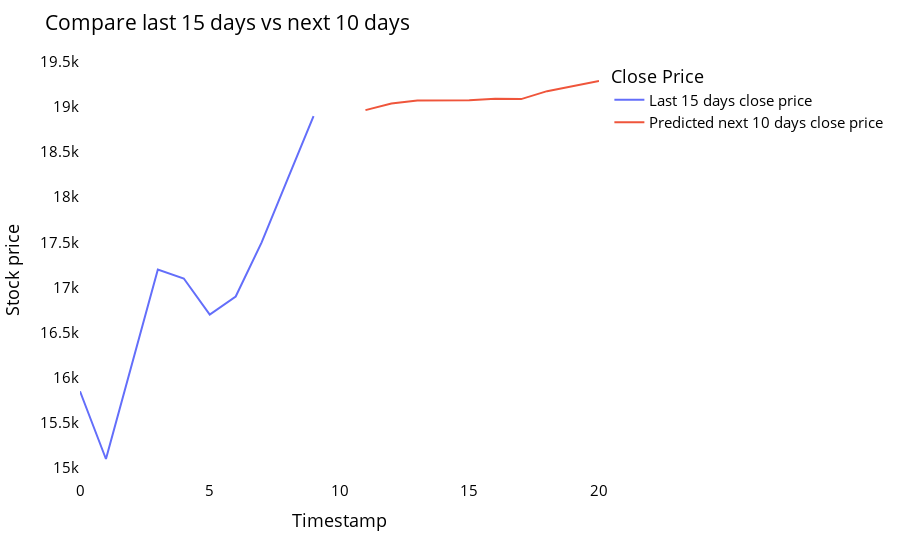

The cell this chart's notebook holds for it:
### Code cell
import copy

temp_mat = np.empty((len(last_days)+pred_days+1,1))
temp_mat[:] = np.nan
temp_mat = temp_mat.reshape(1,-1).tolist()[0]

last_original_days_value = copy.deepcopy(temp_mat)
next_predicted_days_value = copy.deepcopy(temp_mat)

last_original_days_value[0:time_step+1] = scaler.inverse_transform(closedf[len(closedf)-time_step:]).reshape(1,-1).tolist()[0]
next_predicted_days_value[time_step+1:] = scaler.inverse_transform(np.array(lst_output).reshape(-1,1)).reshape(1,-1).tolist()[0]
last_original_days_value.append(None)
names = cycle(['Last 15 days close price','Predicted next 10 days close price'])

new_pred_plot = pd.DataFrame({
    'last_original_days_value':last_original_days_value,
    'next_predicted_days_value':next_predicted_days_value
})

fig = px.line(new_pred_plot,x=new_pred_plot.index, y=[new_pred_plot['last_original_days_value'],
                                                      new_pred_plot['next_predicted_days_value']],
              labels={'value': 'Stock price','index': 'Timestamp'})
fig.update_layout(title_text='Compare last 15 days vs next 10 days',
                  plot_bgcolor='white', font_size=15, font_color='black',legend_title_text='Close Price')
fig.for_each_trace(lambda t:  t.update(name = next(names)))

fig.update_xaxes(showgrid=False)
fig.update_yaxes(showgrid=False)
fig.show()

### Figure 1 — Plotly figure (JSON) as saved in the notebook; plotly's stock layout.template omitted (floating-point values rounded to 4 significant figures)
{"data": [{"hovertemplate": "variable=last_original_days_value<br>Timestamp=%{x}<br>Stock price=%{y}<extra></extra>", "legendgroup": "last_original_days_value", "line": {"color": "#636efa", "dash": "solid"}, "marker": {"symbol": "circle"}, "mode": "lines", "name": "Last 15 days close price", "orientation": "v", "showlegend": true, "type": "scatter", "x": [0, 1, 2, 3, 4, 5, 6, 7, 8, 9, 10, 11, 12, 13, 14, 15, 16, 17, 18, 19, 20], "xaxis": "x", "y": [15850, 15100.0, 16150.0, 17200, 17100, 16700, 16900, 17500, 18200, 18900, null, null, null, null, null, null, null, null, null, null, null], "yaxis": "y"}, {"hovertemplate": "variable=next_predicted_days_value<br>Timestamp=%{x}<br>Stock price=%{y}<extra></extra>", "legendgroup": "next_predicted_days_value", "line": {"color": "#EF553B", "dash": "solid"}, "marker": {"symbol": "circle"}, "mode": "lines", "name": "Predicted next 10 days close price", "orientation": "v", "showlegend": true, "type": "scatter", "x": [0, 1, 2, 3, 4, 5, 6, 7, 8, 9, 10, 11, 12, 13, 14, 15, 16, 17, 18, 19, 20], "xaxis": "x", "y": [null, null, null, null, null, null, null, null, null, null, null, 18970.0, 19040.0, 19070.0, 19080.0, 19080.0, 19090.0, 19090.0, 19180.0, 19230.0, 19290.0], "yaxis": "y"}], "layout": {"font": {"color": "black", "size": 15}, "legend": {"title": {"text": "Close Price"}, "tracegroupgap": 0}, "margin": {"t": 60}, "plot_bgcolor": "white", "title": {"text": "Compare last 15 days vs next 10 days"}, "xaxis": {"anchor": "y", "domain": [0, 1], "showgrid": false, "title": {"text": "Timestamp"}}, "yaxis": {"anchor": "x", "domain": [0, 1], "showgrid": false, "title": {"text": "Stock price"}}}}
